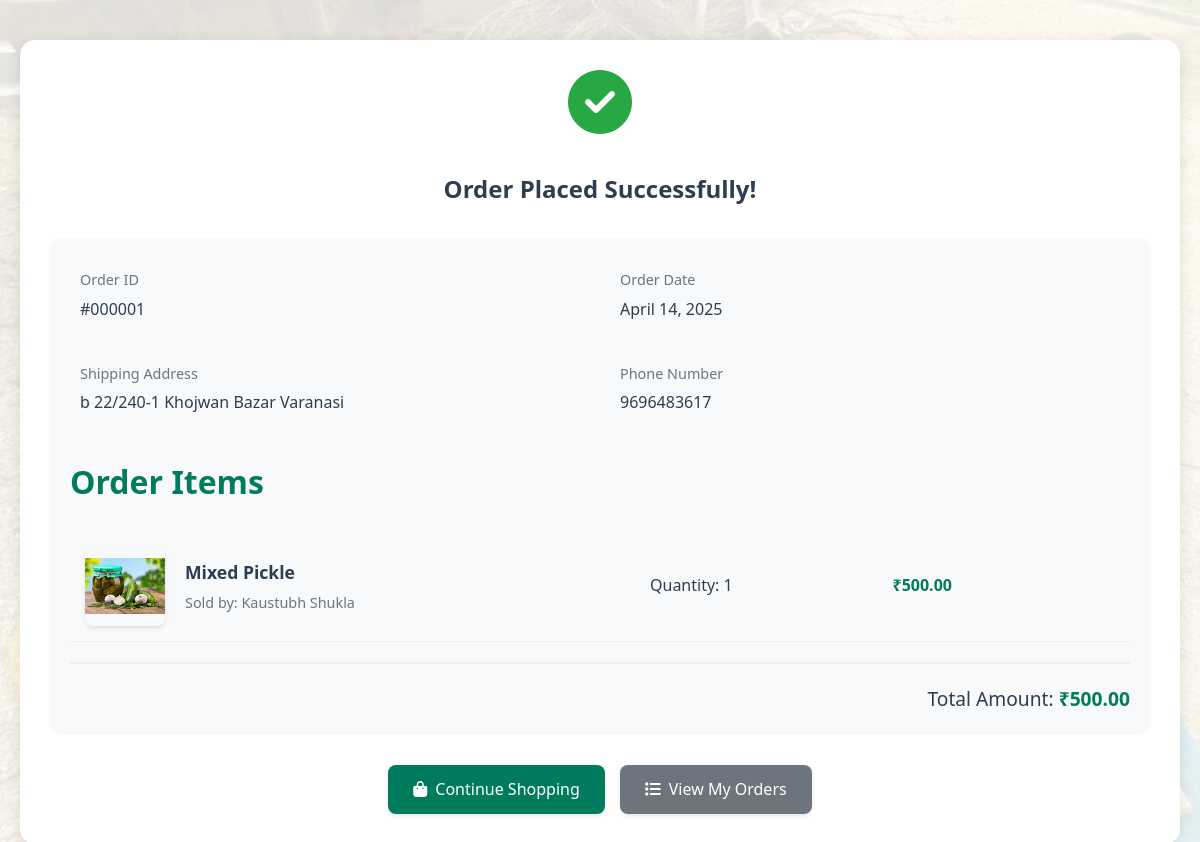
Screenshot of /dashboards/consumers/order_success.php?id=1 (signed in) with the database file from the repository.
### tables this page shows
CREATE TABLE `orders` (
  `id` int(11) NOT NULL AUTO_INCREMENT,
  `consumer_id` int(11) NOT NULL,
  `product_id` int(11) NOT NULL,
  `status` enum('pending','fulfilled','cancelled') DEFAULT 'pending',
  `ordered_at` timestamp NOT NULL DEFAULT current_timestamp(),
  `fulfilled_at` timestamp NULL DEFAULT NULL,
  `quantity` int(11) NOT NULL,
  `total_price` decimal(10,2) NOT NULL,
  `shipping_address` text NOT NULL,
  `phone` varchar(20) NOT NULL,
  `updated_by` int(11) DEFAULT NULL,
  `updated_at` timestamp NULL DEFAULT NULL,
  PRIMARY KEY (`id`),
  KEY `consumer_id` (`consumer_id`),
  KEY `product_id` (`product_id`),
  KEY `updated_by` (`updated_by`),
  CONSTRAINT `orders_ibfk_1` FOREIGN KEY (`consumer_id`) REFERENCES `users` (`id`),
  CONSTRAINT `orders_ibfk_2` FOREIGN KEY (`product_id`) REFERENCES `products` (`id`),
  CONSTRAINT `orders_ibfk_3` FOREIGN KEY (`updated_by`) REFERENCES `users` (`id`)
);

CREATE TABLE `products` (
  `id` int(11) NOT NULL AUTO_INCREMENT,
  `user_id` int(11) NOT NULL,
  `title` varchar(150) NOT NULL,
  `description` text DEFAULT NULL,
  `category_id` int(11) DEFAULT NULL,
  `price` decimal(10,2) DEFAULT NULL,
  `is_approved` tinyint(1) DEFAULT 0,
  `image` varchar(255) DEFAULT NULL,
  `approved` tinyint(1) NOT NULL DEFAULT 0,
  `approved_by` int(11) DEFAULT NULL,
  `approved_at` timestamp NULL DEFAULT NULL,
  `created_at` timestamp NOT NULL DEFAULT current_timestamp(),
  PRIMARY KEY (`id`),
  KEY `user_id` (`user_id`),
  KEY `products_ibfk_2` (`approved_by`),
  KEY `category` (`category_id`)
);

CREATE TABLE `users` (
  `id` int(11) NOT NULL AUTO_INCREMENT,
  `name` varchar(100) NOT NULL,
  `email` varchar(100) NOT NULL,
  `password` varchar(255) NOT NULL,
  `role` enum('webmaster','female_householder','consumer','admin') NOT NULL,
  `registered_at` timestamp NOT NULL DEFAULT current_timestamp(),
  `is_blocked` tinyint(1) NOT NULL DEFAULT 0,
  `registration_date` timestamp NOT NULL DEFAULT current_timestamp(),
  `phone` varchar(20) DEFAULT NULL,
  `address` text DEFAULT NULL,
  `about` text DEFAULT NULL,
  `last_modified` timestamp NULL DEFAULT current_timestamp() ON UPDATE current_timestamp(),
  PRIMARY KEY (`id`),
  UNIQUE KEY `email` (`email`)
);

### dashboards/consumers/order_success.php (the view, shortened to what this page needs)
<?php
require_once('../../config/db.php');
$order_id = intval($_GET['id']);
$query = "SELECT o.*, p.title, p.image, u.name as seller_name
          FROM orders o
          JOIN products p ON o.product_id = p.id
          JOIN users u ON p.user_id = u.id
          WHERE o.consumer_id = ?
          AND o.shipping_address = (SELECT shipping_address FROM orders WHERE id = ?)
          AND o.phone = (SELECT phone FROM orders WHERE id = ?)
          AND o.ordered_at = (SELECT ordered_at FROM orders WHERE id = ?)";
$stmt = $conn->prepare($query);
$stmt->bind_param("iiii", $_SESSION['user']['id'], $order_id, $order_id, $order_id);
$stmt->execute();
$result = $stmt->get_result();
$total = 0;
$order_items = [];
while ($item = $result->fetch_assoc()) {
    $total += $item['total_price'];
    $order_items[] = $item;
}
$order = $order_items[0];
?>
<!DOCTYPE html>
<html>
<head>
    <link rel="stylesheet" href="../../assets/uploads/css/style.css">
    <link rel="stylesheet" href="https://cdnjs.cloudflare.com/ajax/libs/font-awesome/6.5.0/css/all.min.css">
</head>
<body>
    <div class="container">
        <div class="success-container">
            <i class="fas fa-check-circle success-icon"></i>
            <h1 class="success-message">Order Placed Successfully!</h1>
            <div class="order-details">
                <div class="order-info">
                    <div class="info-item">
                        <div class="info-label">Order ID</div>
                        <div class="info-value">#<?= str_pad($order['id'], 6, '0', STR_PAD_LEFT) ?></div>
                    </div>
                    <div class="info-item">
                        <div class="info-label">Order Date</div>
                        <div class="info-value"><?= date('F j, Y', strtotime($order['ordered_at'])) ?></div>
                    </div>
                    <div class="info-item">
                        <div class="info-label">Shipping Address</div>
                        <div class="info-value"><?= nl2br(htmlspecialchars($order['shipping_address'])) ?></div>
                    </div>
                    <div class="info-item">
                        <div class="info-label">Phone Number</div>
                        <div class="info-value"><?= htmlspecialchars($order['phone']) ?></div>
                    </div>
                </div>
                <div class="items-list">
                    <h2>Order Items</h2>
                    <?php foreach ($order_items as $item): ?>
                        <div class="item">
                            <img src="../../assets/uploads/<?= htmlspecialchars($item['image']) ?>"
                                 alt="<?= htmlspecialchars($item['title']) ?>"
                                 class="item-image">
                            <div class="item-info">
                                <h3><?= htmlspecialchars($item['title']) ?></h3>
                                <div class="seller-info">
                                    Sold by: <?= htmlspecialchars($item['seller_name']) ?>
                                </div>
                            </div>
                            <div class="quantity">
                                Quantity: <?= $item['quantity'] ?>
                            </div>
                            <div class="price">
                                ₹<?= number_format($item['total_price'], 2) ?>
                            </div>
                        </div>
                    <?php endforeach; ?>
                    <div class="total">
                        Total Amount: <span>₹<?= number_format($total, 2) ?></span>
                    </div>
                </div>
            </div>
            <div class="action-buttons">
                <a href="view_product.php" class="btn btn-primary">
                    <i class="fas fa-shopping-bag"></i> Continue Shopping
                </a>
                <a href="my_orders.php" class="btn btn-secondary">
                    <i class="fas fa-list"></i> View My Orders
                </a>
            </div>
        </div>
    </div>
</body>
</html>

### assets/uploads/css/style.css (style rules this page uses)
body { font-family: 'Segoe UI', sans-serif; margin: 0; padding: 20px; background-color: #f8f9fa; color: #2c3e50; line-height: 1.6; }
.container { max-width: 1200px; margin: 0 auto; padding: 20px; }
h2 { color: #007B5E; font-size: 2rem; margin-bottom: 1.5rem; font-weight: 600; }
a { color: #007B5E; text-decoration: none; transition: color 0.3s ease; }
img { max-width: 100px; height: auto; border-radius: 8px; box-shadow: 0 2px 4px rgba(0, 0, 0, 0.1); transition: transform 0.3s ease; }
button, .btn { padding: 10px 20px; background-color: #007B5E; color: white; border: none; border-radius: 8px; cursor: pointer; transition: all 0.3s ease; font-weight: 500; text-decoration: none; display: inline-block; box-shadow: 0 2px 4px rgba(0, 0, 0, 0.1); }

### dashboards/consumers/order_success.php (style rules this page uses)
body { margin: 0; padding: 0; min-height: 100vh; background-image: url('../../assets/images/background.jpg'); background-size: cover; background-position: center; background-repeat: no-repeat; background-attachment: fixed; font-family: 'Segoe UI', sans-serif; position: relative; }
body::before { content: ''; position: absolute; top: 0; left: 0; right: 0; bottom: 0; background: rgba(255, 255, 255, 0.85); z-index: 1; }
.container { position: relative; z-index: 2; max-width: 1200px; margin: 0 auto; padding: 20px; }
.success-container { background: #fff; border-radius: 15px; padding: 30px; margin-top: 20px; box-shadow: 0 4px 15px rgba(0, 0, 0, 0.1); text-align: center; }
.success-icon { color: #28a745; font-size: 64px; margin-bottom: 20px; }
.success-message { color: #2c3e50; font-size: 24px; margin-bottom: 30px; }
.order-details { background: #f8f9fa; padding: 20px; border-radius: 10px; margin: 20px 0; text-align: left; }
.order-info { display: grid; grid-template-columns: repeat(2, 1fr); gap: 20px; margin-bottom: 20px; }
.info-item { padding: 10px; }
.info-label { color: #6c757d; font-size: 0.9rem; margin-bottom: 5px; }
.info-value { color: #2c3e50; font-weight: 500; }
.items-list { margin-top: 30px; }
.item { display: grid; grid-template-columns: 80px 2fr 1fr 1fr; gap: 20px; align-items: center; padding: 15px; border-bottom: 1px solid #eee; }
.item-image { width: 80px; height: 80px; object-fit: contain; border-radius: 8px; }
.item-info h3 { margin: 0 0 5px 0; font-size: 1.1rem; color: #2c3e50; }
.seller-info { color: #6c757d; font-size: 0.9rem; }
.quantity { color: #2c3e50; }
.price { color: #007B5E; font-weight: 600; }
.total { text-align: right; margin-top: 20px; padding-top: 20px; border-top: 2px solid #eee; font-size: 1.2rem; color: #2c3e50; }
.total span { color: #007B5E; font-weight: 600; }
.action-buttons { margin-top: 30px; display: flex; gap: 15px; justify-content: center; }
.btn { padding: 12px 25px; border-radius: 8px; text-decoration: none; font-weight: 500; display: inline-flex; align-items: center; gap: 8px; transition: all 0.3s ease; }
.btn-primary { background: #007B5E; color: white; }
.btn-secondary { background: #6c757d; color: white; }

### rows the page displays
orders: id "000001", ordered_at "April 14, 2025", shipping_address "b 22/240-1 Khojwan Bazar Varanasi", phone "9696483617", product.image (picture), product.title "Mixed Pickle", users.name "Kaustubh Shukla", quantity "1", total_price "500.00"

### other values shown
$total "500.00"
